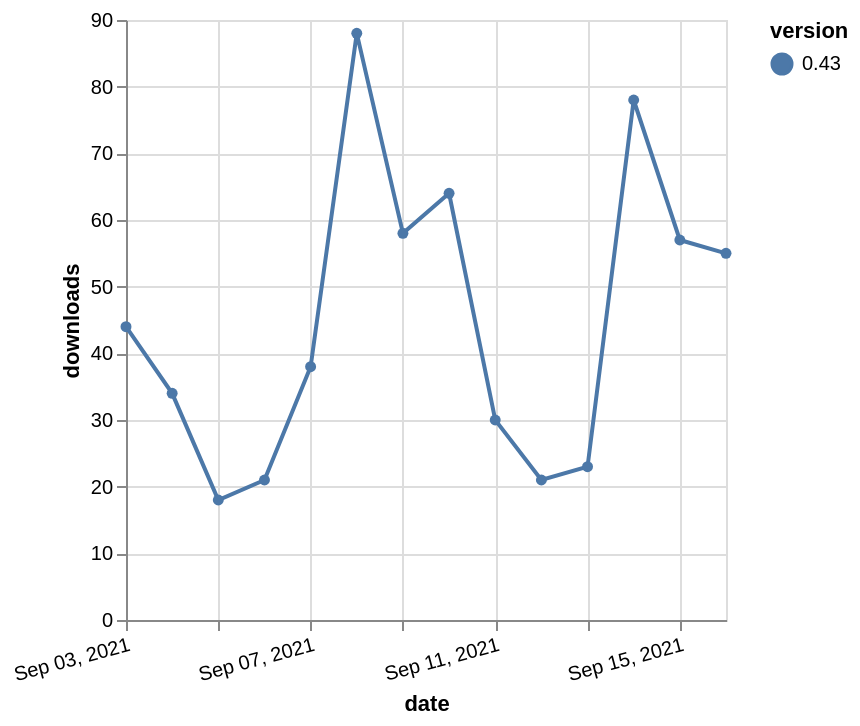

Vega-Lite specification stored for this chart:
### Vega-Lite specification from a JSON file in a GitHub repository (floating-point values rounded to 4 significant figures)
{"$schema": "https://vega.github.io/schema/vega-lite/v5.json", "description": "A simple bar chart with embedded data.", "data": {"values": [{"date": "2021-09-03", "total": 69863, "delta": 44, "version": "0.43"}, {"date": "2021-09-04", "total": 69897, "delta": 34, "version": "0.43"}, {"date": "2021-09-05", "total": 69915, "delta": 18, "version": "0.43"}, {"date": "2021-09-06", "total": 69936, "delta": 21, "version": "0.43"}, {"date": "2021-09-07", "total": 69974, "delta": 38, "version": "0.43"}, {"date": "2021-09-08", "total": 70062, "delta": 88, "version": "0.43"}, {"date": "2021-09-09", "total": 70120, "delta": 58, "version": "0.43"}, {"date": "2021-09-10", "total": 70184, "delta": 64, "version": "0.43"}, {"date": "2021-09-11", "total": 70214, "delta": 30, "version": "0.43"}, {"date": "2021-09-12", "total": 70235, "delta": 21, "version": "0.43"}, {"date": "2021-09-13", "total": 70258, "delta": 23, "version": "0.43"}, {"date": "2021-09-14", "total": 70336, "delta": 78, "version": "0.43"}, {"date": "2021-09-15", "total": 70393, "delta": 57, "version": "0.43"}, {"date": "2021-09-16", "total": 70448, "delta": 55, "version": "0.43"}]}, "width": "container", "mark": {"type": "line", "point": {"filled": true}}, "encoding": {"x": {"field": "date", "type": "temporal", "timeUnit": "yearmonthdate", "title": "date", "axis": {"labelAngle": -15}}, "y": {"field": "delta", "type": "quantitative", "title": "downloads"}, "color": {"field": "version", "type": "nominal"}, "tooltip": {"field": "delta"}}}
